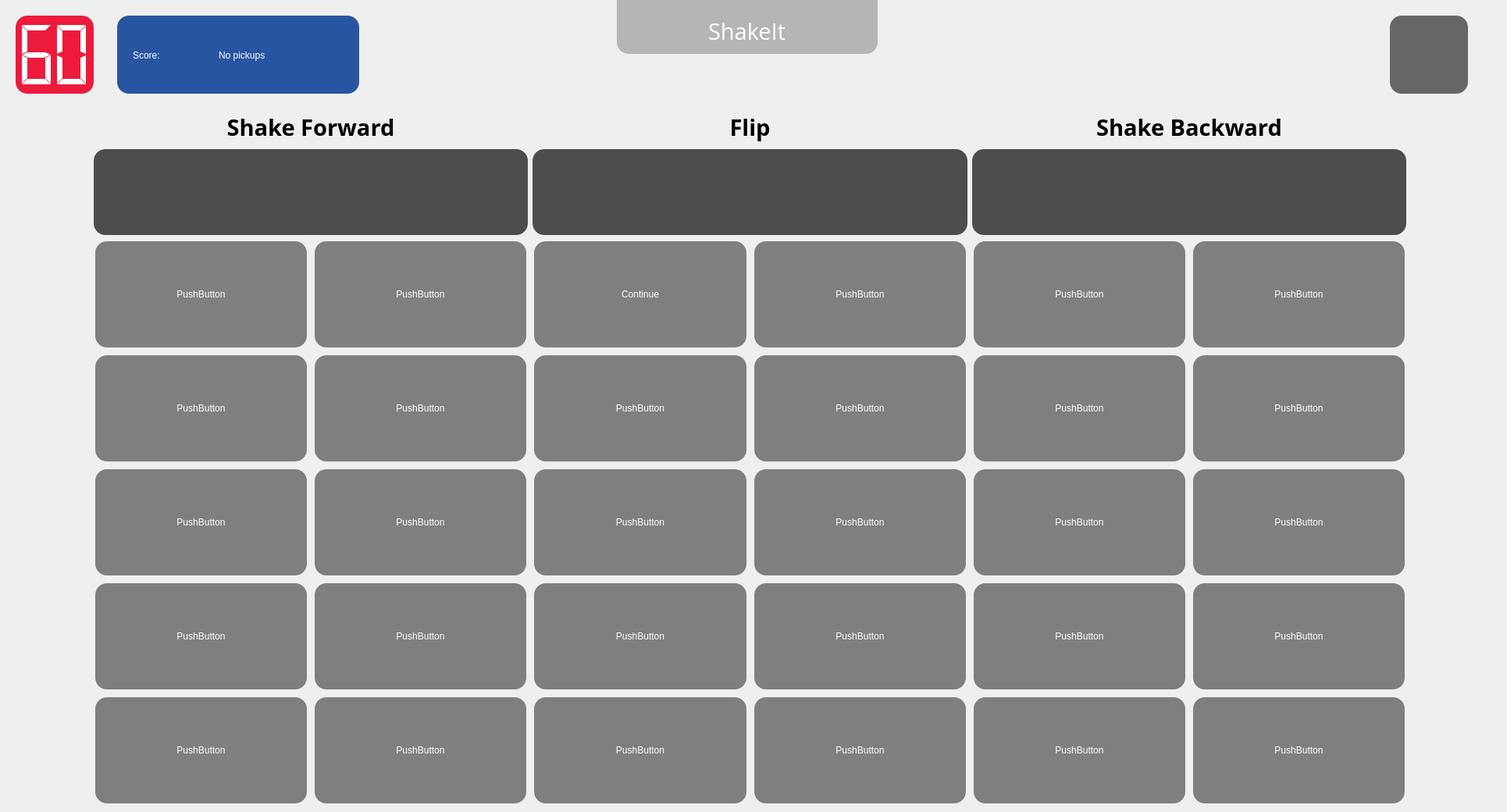
   <widget class="QWidget" name="page3play">
    <property name="styleSheet">
     <string notr="true">QPushButton{
	background-color:rgb(127, 127, 127);
	color: rgb(255, 255, 255);
	font: bold 12pt &quot;Open Sans&quot;;
	border-radius: 15px;
	margin: 2px;
}
</string>
    </property>
    <property name="class" stdset="0">
     <string>background</string>
    </property>
    <widget class="QWidget" name="layoutWidget_2">
     <property name="geometry">
      <rect>
       <x>0</x>
       <y>140</y>
       <width>1921</width>
       <height>891</height>
      </rect>
     </property>
     <layout class="QHBoxLayout" name="horizontalLayout_buttons">
      <item>
       <spacer name="horizontalSpacer_20">
        <property name="orientation">
         <enum>Qt::Horizontal</enum>
        </property>
        <property name="sizeType">
         <enum>QSizePolicy::Maximum</enum>
        </property>
        <property name="sizeHint" stdset="0">
         <size>
          <width>120</width>
          <height>20</height>
         </size>
        </property>
       </spacer>
      </item>
      <item>
       <layout class="QVBoxLayout" name="verticalLayout_8">
        <item>
         <widget class="QLabel" name="label_2">
          <property name="font">
           <font>
            <family>Open Sans</family>
            <pointsize>22</pointsize>
            <weight>75</weight>
            <bold>true</bold>
           </font>
          </property>
          <property name="text">
           <string>Shake Forward</string>
          </property>
          <property name="alignment">
           <set>Qt::AlignCenter</set>
          </property>
         </widget>
        </item>
        <item>
         <widget class="QLabel" name="label_17">
          <property name="minimumSize">
           <size>
            <width>400</width>
            <height>110</height>
           </size>
          </property>
          <property name="styleSheet">
           <string notr="true">background-color: rgb(77, 77, 77);
border-radius: 15px;
image: url(resources/forwardicon.png);</string>
          </property>
          <property name="text">
           <string/>
          </property>
         </widget>
        </item>
        <item>
         <layout class="QGridLayout" name="gridLayout">
          <item row="3" column="0">
           <widget class="QPushButton" name="pushButton_7">
            <property name="minimumSize">
             <size>
              <width>0</width>
              <height>140</height>
             </size>
            </property>
            <property name="text">
             <string>PushButton</string>
            </property>
           </widget>
          </item>
          <item row="1" column="1">
           <widget class="QPushButton" name="pushButton_5">
            <property name="minimumSize">
             <size>
              <width>0</width>
              <height>140</height>
             </size>
            </property>
            <property name="text">
             <string>PushButton</string>
            </property>
           </widget>
          </item>
          <item row="1" column="0">
           <widget class="QPushButton" name="pushButton_2">
            <property name="minimumSize">
             <size>
              <width>0</width>
              <height>140</height>
             </size>
            </property>
            <property name="text">
             <string>PushButton</string>
            </property>
           </widget>
          </item>
          <item row="0" column="1">
           <widget class="QPushButton" name="pushButton_4">
            <property name="minimumSize">
             <size>
              <width>0</width>
              <height>140</height>
             </size>
            </property>
            <property name="text">
             <string>PushButton</string>
            </property>
           </widget>
          </item>
          <item row="4" column="0">
           <widget class="QPushButton" name="pushButton_8">
            <property name="minimumSize">
             <size>
              <width>0</width>
              <height>140</height>
             </size>
            </property>
            <property name="text">
             <string>PushButton</string>
            </property>
           </widget>
          </item>
          <item row="2" column="0">
           <widget class="QPushButton" name="pushButton_6">
            <property name="minimumSize">
             <size>
              <width>0</width>
              <height>140</height>
             </size>
            </property>
            <property name="text">
             <string>PushButton</string>
            </property>
           </widget>
          </item>
          <item row="4" column="1">
           <widget class="QPushButton" name="pushButton_11">
            <property name="minimumSize">
             <size>
              <width>0</width>
              <height>140</height>
             </size>
            </property>
            <property name="text">
             <string>PushButton</string>
            </property>
           </widget>
          </item>
          <item row="2" column="1">
           <widget class="QPushButton" name="pushButton_9">
            <property name="minimumSize">
             <size>
              <width>0</width>
              <height>140</height>
             </size>
            </property>
            <property name="text">
             <string>PushButton</string>
            </property>
           </widget>
          </item>
          <item row="3" column="1">
           <widget class="QPushButton" name="pushButton_10">
            <property name="minimumSize">
             <size>
              <width>0</width>
              <height>140</height>
             </size>
            </property>
            <property name="text">
             <string>PushButton</string>
            </property>
           </widget>
          </item>
          <item row="0" column="0">
           <widget class="QPushButton" name="pushButton_3">
            <property name="minimumSize">
             <size>
              <width>0</width>
              <height>140</height>
             </size>
            </property>
            <property name="text">
             <string>PushButton</string>
            </property>
           </widget>
          </item>
         </layout>
        </item>
       </layout>
      </item>
      <item>
       <layout class="QVBoxLayout" name="verticalLayout_9">
        <item>
         <widget class="QLabel" name="label_20">
          <property name="font">
           <font>
            <family>Open Sans</family>
            <pointsize>22</pointsize>
            <weight>75</weight>
            <bold>true</bold>
           </font>
          </property>
          <property name="text">
           <string>Flip</string>
          </property>
          <property name="alignment">
           <set>Qt::AlignCenter</set>
          </property>
         </widget>
        </item>
        <item>
         <widget class="QLabel" name="label_21">
          <property name="minimumSize">
           <size>
            <width>400</width>
            <height>110</height>
           </size>
          </property>
          <property name="styleSheet">
           <string notr="true">background-color: rgb(77, 77, 77);
border-radius: 15px;
image: url(resources/flipicon.png);</string>
          </property>
          <property name="text">
           <string/>
          </property>
         </widget>
        </item>
        <item>
         <layout class="QGridLayout" name="gridLayout_2">
          <item row="3" column="0">
           <widget class="QPushButton" name="pushButton_13">
            <property name="minimumSize">
             <size>
              <width>0</width>
              <height>140</height>
             </size>
            </property>
            <property name="text">
             <string>PushButton</string>
            </property>
           </widget>
          </item>
          <item row="1" column="1">
           <widget class="QPushButton" name="pushButton_14">
            <property name="minimumSize">
             <size>
              <width>0</width>
              <height>140</height>
             </size>
            </property>
            <property name="text">
             <string>PushButton</string>
            </property>
           </widget>
          </item>
          <item row="1" column="0">
           <widget class="QPushButton" name="pushButton_15">
            <property name="minimumSize">
             <size>
              <width>0</width>
              <height>140</height>
             </size>
            </property>
            <property name="text">
             <string>PushButton</string>
            </property>
           </widget>
          </item>
          <item row="0" column="1">
           <widget class="QPushButton" name="pushButton_16">
            <property name="minimumSize">
             <size>
              <width>0</width>
              <height>140</height>
             </size>
            </property>
            <property name="text">
             <string>PushButton</string>
            </property>
           </widget>
          </item>
          <item row="4" column="0">
           <widget class="QPushButton" name="pushButton_17">
            <property name="minimumSize">
             <size>
              <width>0</width>
              <height>140</height>
             </size>
            </property>
            <property name="text">
             <string>PushButton</string>
            </property>
           </widget>
          </item>
          <item row="2" column="0">
           <widget class="QPushButton" name="pushButton_18">
            <property name="minimumSize">
             <size>
              <width>0</width>
              <height>140</height>
             </size>
            </property>
            <property name="text">
             <string>PushButton</string>
            </property>
           </widget>
          </item>
          <item row="4" column="1">
           <widget class="QPushButton" name="pushButton_19">
            <property name="minimumSize">
             <size>
              <width>0</width>
              <height>140</height>
             </size>
            </property>
            <property name="text">
             <string>PushButton</string>
            </property>
           </widget>
          </item>
          <item row="2" column="1">
           <widget class="QPushButton" name="pushButton_20">
            <property name="minimumSize">
             <size>
              <width>0</width>
              <height>140</height>
             </size>
            </property>
            <property name="text">
             <string>PushButton</string>
            </property>
           </widget>
          </item>
          <item row="3" column="1">
           <widget class="QPushButton" name="pushButton_21">
            <property name="minimumSize">
             <size>
              <width>0</width>
              <height>140</height>
             </size>
            </property>
            <property name="text">
             <string>PushButton</string>
            </property>
           </widget>
          </item>
          <item row="0" column="0">
           <widget class="QPushButton" name="buttonEnd">
            <property name="minimumSize">
             <size>
              <width>0</width>
              <height>140</height>
             </size>
            </property>
            <property name="text">
             <string>Continue</string>
            </property>
           </widget>
          </item>
         </layout>
        </item>
       </layout>
      </item>
      <item>
       <layout class="QVBoxLayout" name="verticalLayout_10">
        <item>
         <widget class="QLabel" name="label_22">
          <property name="font">
           <font>
            <family>Open Sans</family>
            <pointsize>22</pointsize>
            <weight>75</weight>
            <bold>true</bold>
           </font>
          </property>
          <property name="text">
           <string>Shake Backward</string>
          </property>
          <property name="alignment">
           <set>Qt::AlignCenter</set>
          </property>
         </widget>
        </item>
        <item>
         <widget class="QLabel" name="label_23">
          <property name="minimumSize">
           <size>
            <width>400</width>
            <height>110</height>
           </size>
          </property>
          <property name="styleSheet">
           <string notr="true">background-color: rgb(77, 77, 77);
border-radius: 15px;
image: url(resources/backicon.png);</string>
          </property>
          <property name="text">
           <string/>
          </property>
         </widget>
        </item>
        <item>
         <layout class="QGridLayout" name="gridLayout_3">
          <item row="3" column="0">
           <widget class="QPushButton" name="pushButton_23">
            <property name="minimumSize">
             <size>
              <width>0</width>
              <height>140</height>
             </size>
            </property>
            <property name="text">
             <string>PushButton</string>
            </property>
           </widget>
          </item>
          <item row="1" column="1">
           <widget class="QPushButton" name="pushButton_24">
            <property name="minimumSize">
             <size>
              <width>0</width>
              <height>140</height>
             </size>
            </property>
            <property name="text">
             <string>PushButton</string>
            </property>
           </widget>
          </item>
          <item row="1" column="0">
           <widget class="QPushButton" name="pushButton_25">
            <property name="minimumSize">
             <size>
              <width>0</width>
              <height>140</height>
             </size>
            </property>
            <property name="text">
             <string>PushButton</string>
            </property>
           </widget>
          </item>
          <item row="0" column="1">
           <widget class="QPushButton" name="pushButton_26">
            <property name="minimumSize">
             <size>
              <width>0</width>
              <height>140</height>
             </size>
            </property>
            <property name="text">
             <string>PushButton</string>
            </property>
           </widget>
          </item>
          <item row="4" column="0">
           <widget class="QPushButton" name="pushButton_27">
            <property name="minimumSize">
             <size>
              <width>0</width>
              <height>140</height>
             </size>
            </property>
            <property name="text">
             <string>PushButton</string>
            </property>
           </widget>
          </item>
          <item row="2" column="0">
           <widget class="QPushButton" name="pushButton_28">
            <property name="minimumSize">
             <size>
              <width>0</width>
              <height>140</height>
             </size>
            </property>
            <property name="text">
             <string>PushButton</string>
            </property>
           </widget>
          </item>
          <item row="4" column="1">
           <widget class="QPushButton" name="pushButton_29">
            <property name="minimumSize">
             <size>
              <width>0</width>
              <height>140</height>
             </size>
            </property>
            <property name="text">
             <string>PushButton</string>
            </property>
           </widget>
          </item>
          <item row="2" column="1">
           <widget class="QPushButton" name="pushButton_30">
            <property name="minimumSize">
             <size>
              <width>0</width>
              <height>140</height>
             </size>
            </property>
            <property name="text">
             <string>PushButton</string>
            </property>
           </widget>
          </item>
          <item row="3" column="1">
           <widget class="QPushButton" name="pushButton_31">
            <property name="minimumSize">
             <size>
              <width>0</width>
              <height>140</height>
             </size>
            </property>
            <property name="text">
             <string>PushButton</string>
            </property>
           </widget>
          </item>
          <item row="0" column="0">
           <widget class="QPushButton" name="pushButton_32">
            <property name="minimumSize">
             <size>
              <width>0</width>
              <height>140</height>
             </size>
            </property>
            <property name="text">
             <string>PushButton</string>
            </property>
           </widget>
          </item>
         </layout>
        </item>
       </layout>
      </item>
      <item>
       <spacer name="horizontalSpacer_19">
        <property name="orientation">
         <enum>Qt::Horizontal</enum>
        </property>
        <property name="sizeType">
         <enum>QSizePolicy::Maximum</enum>
        </property>
        <property name="sizeHint" stdset="0">
         <size>
          <width>120</width>
          <height>20</height>
         </size>
        </property>
       </spacer>
      </item>
     </layout>
    </widget>
    <widget class="QLCDNumber" name="timer">
     <property name="geometry">
      <rect>
       <x>20</x>
       <y>20</y>
       <width>100</width>
       <height>100</height>
      </rect>
     </property>
     <property name="sizePolicy">
      <sizepolicy hsizetype="Minimum" vsizetype="Minimum">
       <horstretch>0</horstretch>
       <verstretch>0</verstretch>
      </sizepolicy>
     </property>
     <property name="minimumSize">
      <size>
       <width>100</width>
       <height>100</height>
      </size>
     </property>
     <property name="maximumSize">
      <size>
       <width>100</width>
       <height>100</height>
      </size>
     </property>
     <property name="styleSheet">
      <string notr="true">background-color: rgb(237, 26, 59);
color: rgb(255, 255, 255);
border-radius: 15px;
</string>
     </property>
     <property name="smallDecimalPoint">
      <bool>false</bool>
     </property>
     <property name="digitCount">
      <number>2</number>
     </property>
     <property name="segmentStyle">
      <enum>QLCDNumber::Flat</enum>
     </property>
     <property name="value" stdset="0">
      <double>60.000000000000000</double>
     </property>
     <property name="intValue" stdset="0">
      <number>60</number>
     </property>
    </widget>
    <widget class="QFrame" name="frame_2">
     <property name="geometry">
      <rect>
       <x>150</x>
       <y>20</y>
       <width>310</width>
       <height>100</height>
      </rect>
     </property>
     <property name="minimumSize">
      <size>
       <width>310</width>
       <height>100</height>
      </size>
     </property>
     <property name="maximumSize">
      <size>
       <width>16777215</width>
       <height>100</height>
      </size>
     </property>
     <property name="styleSheet">
      <string notr="true">color: rgb(255, 255, 255);
background-color: rgb(40, 85, 162);
border-radius: 15px;

</string>
     </property>
     <property name="frameShape">
      <enum>QFrame::StyledPanel</enum>
     </property>
     <property name="frameShadow">
      <enum>QFrame::Raised</enum>
     </property>
     <widget class="QLabel" name="label_6">
      <property name="geometry">
       <rect>
        <x>20</x>
        <y>0</y>
        <width>111</width>
        <height>101</height>
       </rect>
      </property>
      <property name="styleSheet">
       <string notr="true">font: bold 24pt &quot;Open Sans&quot;;</string>
      </property>
      <property name="text">
       <string>Score:</string>
      </property>
     </widget>
     <widget class="QLabel" name="label_7">
      <property name="geometry">
       <rect>
        <x>130</x>
        <y>0</y>
        <width>171</width>
        <height>101</height>
       </rect>
      </property>
      <property name="styleSheet">
       <string notr="true">font: 24pt &quot;Open Sans&quot;;</string>
      </property>
      <property name="text">
       <string>No pickups</string>
      </property>
     </widget>
    </widget>
    <widget class="QLabel" name="label_3">
     <property name="geometry">
      <rect>
       <x>790</x>
       <y>0</y>
       <width>334</width>
       <height>69</height>
      </rect>
     </property>
     <property name="font">
      <font>
       <family>Open Sans</family>
       <pointsize>22</pointsize>
      </font>
     </property>
     <property name="styleSheet">
      <string notr="true">QLabel {
	background-color: rgb(183, 180, 180);
	color: rgb(255, 255, 255);
	border-width: 5px;
	border-bottom-left-radius: 15px;
	border-bottom-right-radius: 15px;

	padding-left: 110px;
	padding-right: 110px;
	padding-top: 20 px;
	padding-bottom: 10px;
}</string>
     </property>
     <property name="text">
      <string>ShakeIt</string>
     </property>
    </widget>
    <widget class="QPushButton" name="buttonExit_2">
     <property name="geometry">
      <rect>
       <x>1780</x>
       <y>20</y>
       <width>100</width>
       <height>100</height>
      </rect>
     </property>
     <property name="minimumSize">
      <size>
       <width>100</width>
       <height>100</height>
      </size>
     </property>
     <property name="maximumSize">
      <size>
       <width>100</width>
       <height>100</height>
      </size>
     </property>
     <property name="styleSheet">
      <string notr="true">background-color: rgb(102, 102, 102);
border-radius: 15px;
image: url(&quot;resources/exiticon.png&quot;);
margin: 0px;</string>
     </property>
     <property name="text">
      <string/>
     </property>
    </widget>
   </widget>
